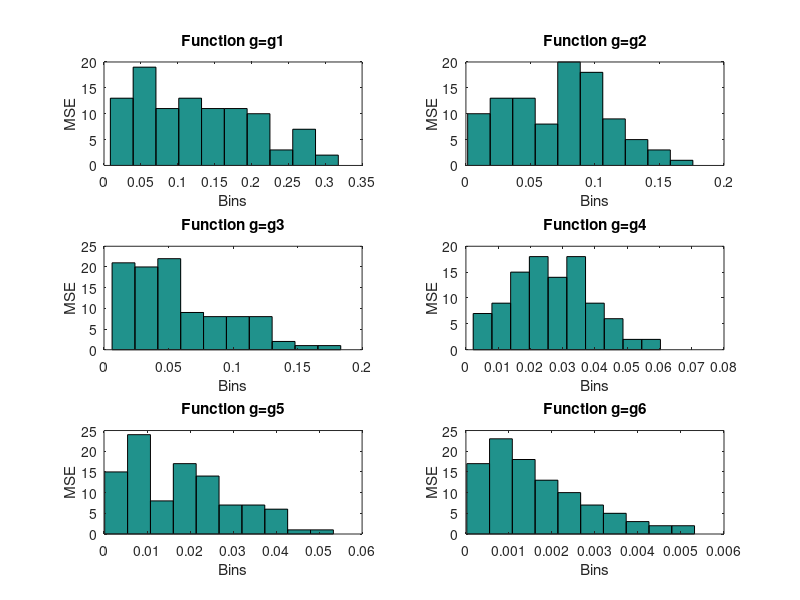

The MATLAB source for this figure: (Note: this script raises an error after producing the figure.)
function Q5()


g=[1,2,3,4,5,6];
g=g';
% samplesize=10
% part (a)
[var,biasSquare]=heart(10);
fprintf(sprintf( '\n Variance for 10 sample: \n'));
table(var,biasSquare,g)

%figure;
%plot(g,var,g,biasSquare)


% samplesize=100
% part(b)
[var2,biasSquare2]=heart(100);
fprintf(sprintf( '\n Variance for 100 sample: \n'));
table(var2,biasSquare2,g)



%part d
lambda=[0.01, 0.1, 1, 10]';
[variance,bias,error]=partD(100);
error=error';
figure;
subplot(2,1,1)
plot(log10(lambda),bias,log10(lambda),variance)
title('Part d')
xlabel('log10(lambda)');
legend('bias','variance');

subplot(2,1,2)
set(gca,'ytick',linspace(-1,6,10))
plot(log10(lambda),error)



xlabel('log10(lambda)');
ylabel('error');

fprintf(sprintf( '\n Part d: \n'));

table(lambda,variance,bias)


end

function [variance,biass]=heart(samplesize)
    % doing it for 10 points and g1
    % y = w0 +w1x+w2x2

    index=[-1,0,1,2,3,4];
    figure;
    iterationsCount=100;
    varIndex=1;
    biasIndex=1;
    va=1;
    
    averagePredict=zeros(samplesize,iterationsCount);
    
    inputB=(-1+rand(1,samplesize)*(2))';
    
    for i=1:size(inputB,1)
        Y_T(i)=2*inputB(i)*inputB(i);
    end
    
    for k=1:size(index,2)
        error=zeros(iterationsCount,1);
        for interation=1:iterationsCount
            input=(-1+rand(1,samplesize)*(2))';
            Y=getY(input)';
            
            
            if(index(k)==-1)
                for row=1:size(Y,1)
                    error(interation)=error(interation)+power((Y(row)-1),2);
                end
                error(interation)=error(interation)/size(Y,1);
                var(varIndex)=mean(power((1-1),2));
                varIndex=varIndex+1;
                
                bias(biasIndex)=power((1-mean(Y)),2);
                biasIndex=biasIndex+1;
            else
                X=[];
                for i=1:index(k)
                    X=horzcat(X,power(input,i));
                end
                X=horzcat(ones(size(Y,1),1),X);
                theta=solution(X,Y);
                % get sum-square error
                predict=X*theta;
                
                
                %%%Get true Y
            
                Y_true=2*power(X,2);
            
                %%%Get true Y
                
                for row=1:size(Y,1)
                    error(interation)=error(interation)+power((Y(row)-predict(row)),2);
                end
                error(interation)=error(interation)/size(predict,1);
                var(varIndex)=mean(power((predict-mean(predict)),2));
                varIndex=varIndex+1;
                
                bias(biasIndex)=power((mean(predict)-mean(Y)),2);
                biasIndex=biasIndex+1;
                
                
               
            end
            % New way to calculate bias
            X=[];
            for i=1:index(k)
                X=horzcat(X,power(inputB,i));
            end

            Y=getY(inputB)';

            X=horzcat(ones(size(Y,1),1),X);
            theta=solution(X,Y);
            % get sum-square error
            predict=X*theta;
            averagePredict(:,va)=predict;
            va=va+1;
            %%%%%%%%%%%%%
            
            
        end
        subplot(3,2,k);
        %error=error.*(1/iterationsCount);
        hist(error,10)
        title( char( sprintf( 'Function g=g%d', k ) ) );
        ylabel('MSE');
        xlabel('Bins');
        
        %Variance Estimation
        varIndex=1;
        variance(k)=mean(var);
        
        %Bias Estimation
        biasIndex=1;
        biass(k)=mean(bias);
        
        %%%%%%%%%%NEW WAY%%%%%%%%%%%%%%%%%%%%%%%%
        %averagePredict
        bias=0;
        for i=1:size(Y_T,2)
            bias=bias+power(Y_T(i)-mean(averagePredict(i,:)),2);
            var=power(averagePredict(i,1)-mean(averagePredict(i,:)),2);
        end
        bias=bias/size(Y_T,2);
        biass(k)=bias;
        if(k==0)
            variance(k)=0;
        elseif (k==1)
            variance(k)=0;
        else
            variance(k)=var/size(Y_T,2);
        end
        
        
        
        %%%%%%%%%%%%%%%%%%%%%%%%
        
    end
    variance=variance';
    biass=biass';
end


function [variance,biass,errori]=partD(samplesize)
    % doing it for 10 points and g1
    % y = w0 +w1x+w2x2

    index=[2];
    iterationsCount=100;
    lambda=[0.01, 0.1, 1, 10];
    varIndex=1;
    biasIndex=1;
    
    for l=1:size(lambda,2)
            error=zeros(iterationsCount,1);
            for interation=1:iterationsCount
                input=(-1+rand(1,samplesize)*(2))';
                Y=getY(input)';
                X=[];
                for i=1:2
                    X=horzcat(X,power(input,i));
                end
                X=horzcat(ones(size(Y,1),1),X);
                theta=solutionLambda(X,Y,lambda(l));
                % get sum-square error
                predict=X*theta;
                %%%Get true Y
            
                Y_true=2*power(X,2);
                for g=1:samplesize
                    Y_bias_true(interation,g)=2*input(g)*input(g);
                end
            
                %%%Get true Y
                for row=1:size(Y,1)
                    error(interation)=error(interation)+power((Y(row)-predict(row)),2);
                end
                
                error(interation)=error(interation)/size(predict,1);
                var(varIndex)=mean(power((predict-mean(predict)),2));
                varIndex=varIndex+1;
                Y_bias_exp(interation,:)=predict';
                bias(biasIndex)=power((mean(predict)-mean(Y)),2);
                biasIndex=biasIndex+1;
            end
            errori(l)=mean(error);
            %hist(error.*(1/iterationsCount),10)
            %title( char( sprintf( 'Function g=g%d', k ) ) );
            %ylabel('MSE');
            %xlabel('Bins');

            %Variance Estimation
            varIndex=1;
            variance(l)=mean(var);

            %Bias Estimation
            biasIndex=1;
            biass(l)=mean(bias);
    end
    
    variance=variance';
    biass=biass';
end



function [theta]= solutionLambda(X,Y,lambda)
    theta=(transpose(X)*X + lambda*eye(size(X,2),size(X,2)))\(transpose(X)*Y);
end



function [theta]= solution(X,Y)
    theta=(transpose(X)*X)\(transpose(X)*Y);
end

function [Y] = getY(X)
    for row=1:size(X,1)
        Y(row)=2*power(X(row),2)+gaussian(X(row),0,0.1);
    end 
end



function [s]=gaussian(x,u,var)
    s=(1/(sqrt(2*pi*var)))*exp(-power((x-u),2)/(2*var));
end